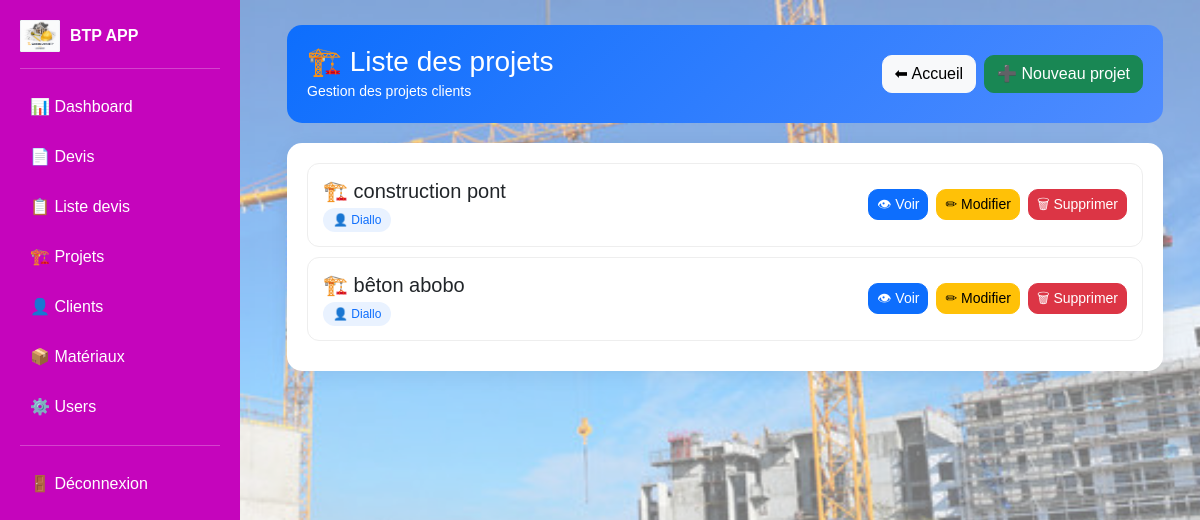
Screenshot of /projets/ with the database file from the repository.
### btp/models.py (models this page shows, shortened)
class Projet(models.Model):
    client = models.ForeignKey(Client, on_delete=models.CASCADE)
    nom = models.CharField(max_length=200)
    localisation = models.CharField(max_length=255)
    date_debut = models.DateField(null=True, blank=True)
    budget = models.DecimalField(max_digits=12, decimal_places=2, default=0)
    progression = models.IntegerField(default=0)  # 0 à 100 %

class Client(models.Model):
    nom = models.CharField(max_length=200)
    telephone = models.CharField(max_length=20)
    email = models.EmailField(blank=True, null=True)
    adresse = models.TextField(blank=True, null=True)

### btp/views.py (the view)
# urls.py: path('projets/',views.liste_projets,name='liste_projets'),
def liste_projets(request):
    projets = Projet.objects.select_related('client').all()
    return render(
        request,
        'projet/list.html',
        {'projets': projets}  # ✅ correct
    )

### btp/templates/projet/list.html (shortened to what this page needs)
{% extends 'base.html' %}
{% block content %}
<div class="container">
    <div class="page-header d-flex justify-content-between align-items-center flex-wrap gap-2">
        <div>
            <h3 class="mb-0">🏗️ Liste des projets</h3>
            <small>Gestion des projets clients</small>
        </div>
        <div class="d-flex gap-2">
            <a href="{% url 'dashboard' %}" class="btn btn-light btn-modern">
                ⬅ Accueil
            </a>
            <a href="{% url 'create_projet' %}" class="btn btn-success btn-modern">
                ➕ Nouveau projet
            </a>
        </div>
    </div>
    <div class="card-box">
        {% for projet in projets %}
        <div class="project-item d-flex justify-content-between align-items-center">
            <div>
                <h5 class="mb-1">🏗️ {{ projet.nom }}</h5>
                <span class="badge-client">
                    👤 {{ projet.client.nom }}
                </span>
            </div>
            <div class="d-flex gap-2">
                <a href="{% url 'detail_projet' projet.id %}"
                   class="btn btn-primary btn-sm btn-modern">
                    👁 Voir
                </a>
                <a href="{% url 'edit_projet' projet.id %}"
                   class="btn btn-warning btn-sm btn-modern">
                    ✏ Modifier
                </a>
                <a href="{% url 'delete_projet' projet.id %}"
                   class="btn btn-danger btn-sm btn-modern"
                   onclick="return confirm('Voulez-vous vraiment supprimer ce projet ?');">
                    🗑 Supprimer
                </a>
            </div>
        </div>
        {% empty %}
        <div class="text-center text-muted py-4">
            🚫 Aucun projet disponible
        </div>
        {% endfor %}
    </div>
</div>
{% endblock %}

### btp/templates/projet/list.html (style rules this page uses)
.page-header { background: linear-gradient(135deg, #0d6efd, #4f8cff); color: white; padding: 20px; border-radius: 15px; margin-bottom: 20px; }
.card-box { background: white; border-radius: 15px; padding: 20px; box-shadow: 0 4px 20px rgba(0,0,0,0.06); }
.project-item { border: 1px solid #eee; border-radius: 12px; padding: 15px; margin-bottom: 10px; transition: 0.3s; }
.badge-client { background: #e9f2ff; color: #0d6efd; padding: 5px 10px; border-radius: 20px; font-size: 12px; }
.btn-modern { border-radius: 10px; }

### rows the page displays
Projet: nom "construction pont", client.nom "Diallo"
Projet: nom "bêton abobo", client.nom "Diallo"
